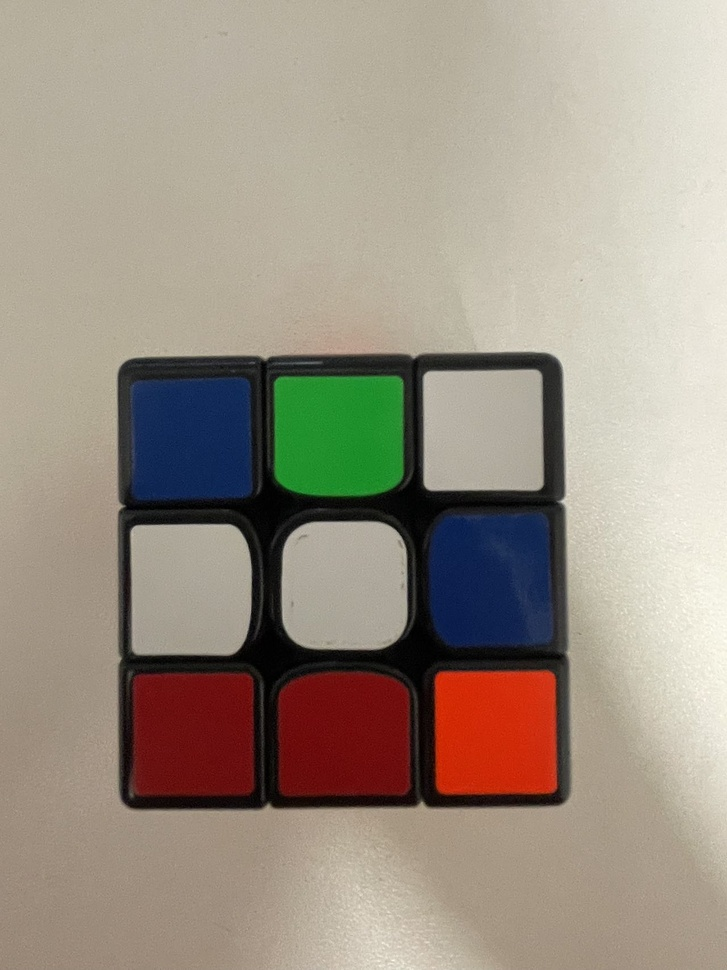
#> input picture 魔方/picture/6.jpg, 727 x 970 px, shrunk from 1280 x 1707 before the run, found by its file name
$ python modify_picture.py
#> lines starting #> are read from the running program, lines starting #| are printed output that depends on the picture; after the words box and inside, x2 and y2 are one past the last pixel; in counts of white or black regions, pixels touching at a corner belong together
import cv2
import numpy as np
import copy


# [5 lines of commented-out code are left out]


def process_picture(image):
    image_ = copy.deepcopy(image)


if __name__ == '__main__':
    image = cv2.imread(f'./picture/6.jpg')
#> image is the input picture: shape (970, 727, 3); mean B, G, R 132.8, 146.6, 157.6

    image = cv2.cvtColor(image, cv2.COLOR_BGR2GRAY)
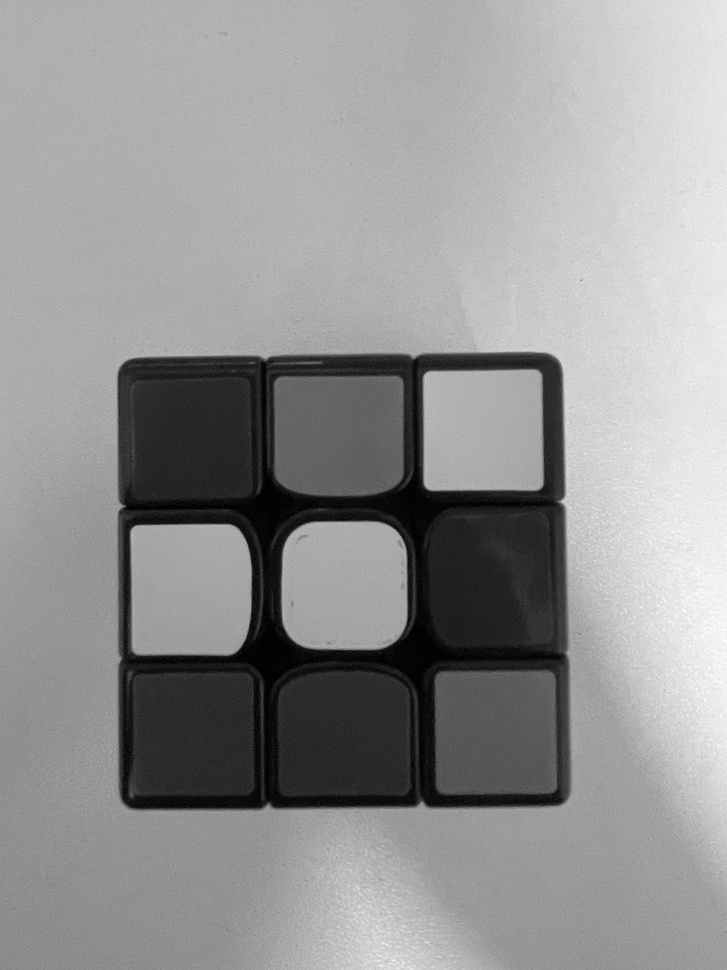
#> image: shape (970, 727); min 0, max 254, mean 148.3
    _, image = cv2.threshold(image, 125, 255, cv2.THRESH_BINARY_INV)
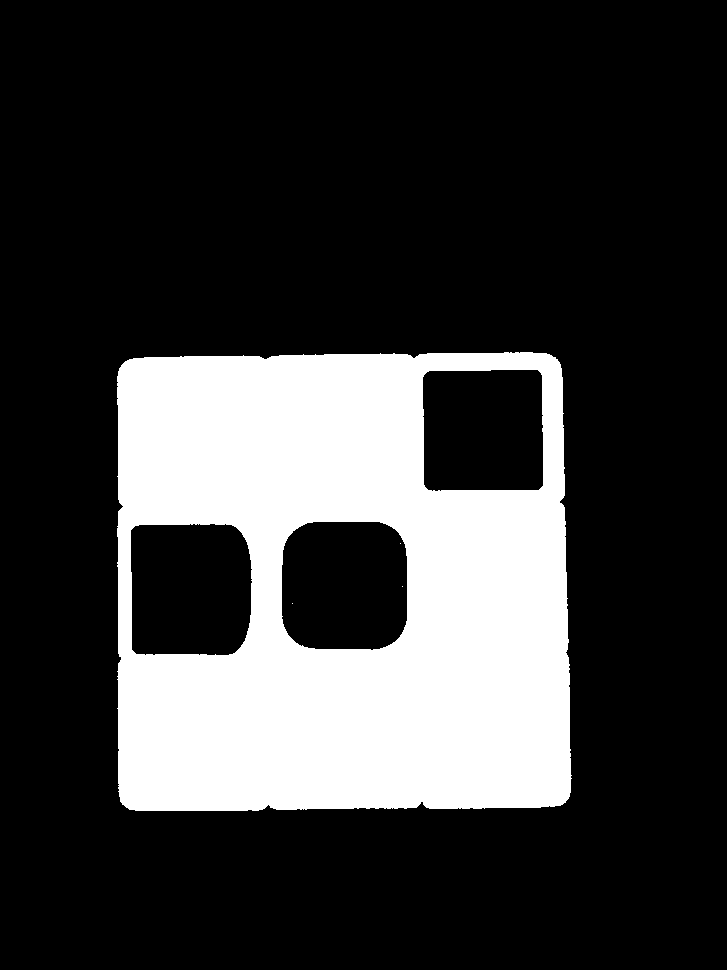
#> image: shape (970, 727); 22.7% white; 4 white regions (3 under 20 px), largest, box (x1, y1, x2, y2) and area: (117, 352, 572, 811) 159731
    process_picture(image)

    image_original = cv2.imread(f'./picture/6.jpg')

    # cv2.imshow('Image_original', image_original)
    # cv2.waitKey(0)
    # cv2.destroyAllWindows()
    print(image)
#> (printed output is left out)
    cv2.imshow('Image', image)
    cv2.waitKey(0)
    cv2.destroyAllWindows()

$ run again, with 魔方/picture/2.jpg copied over 魔方/picture/6.jpg
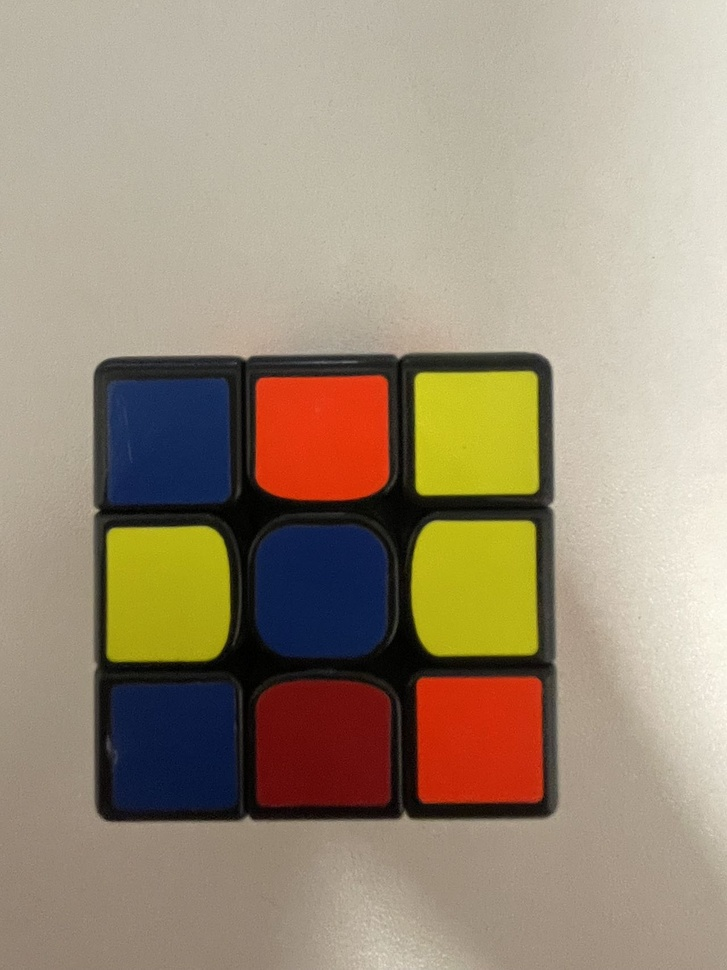
#> input picture 魔方/picture/2.jpg, 727 x 970 px, shrunk from 1280 x 1707 before the run, found by its file name
#> image is the input picture: shape (970, 727, 3); mean B, G, R 121.7, 143.2, 158.5
#> `image = cv2.cvtColor(image, cv2.COLOR_BGR2GRAY)`:
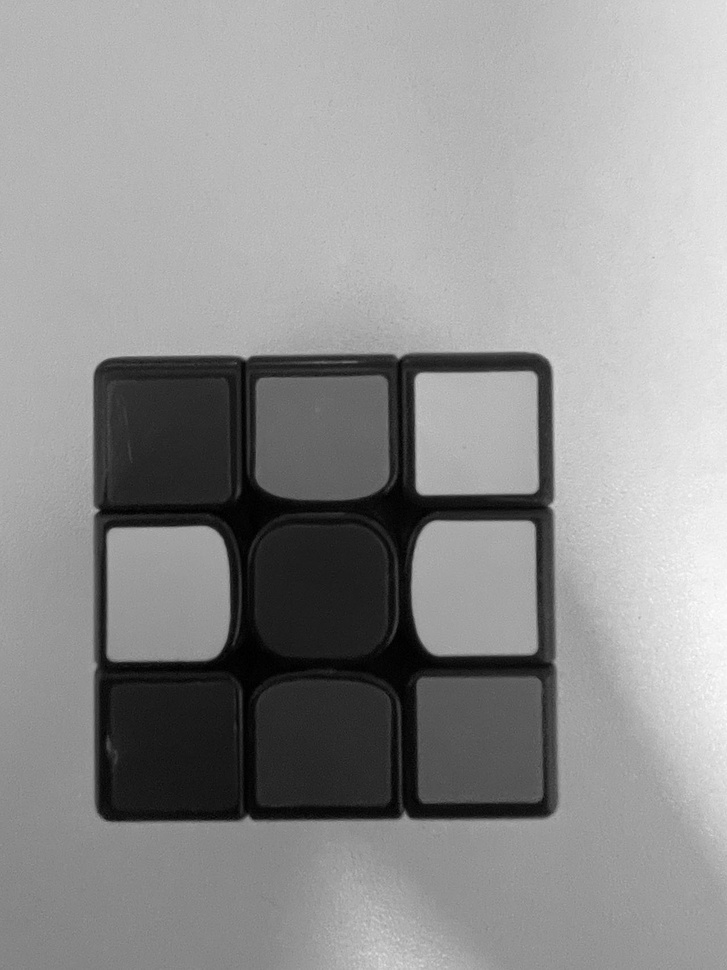
#> image: shape (970, 727); min 0, max 254, mean 145.3
#> `_, image = cv2.threshold(image, 125, 255, cv2.THRESH_BINARY_INV)`:
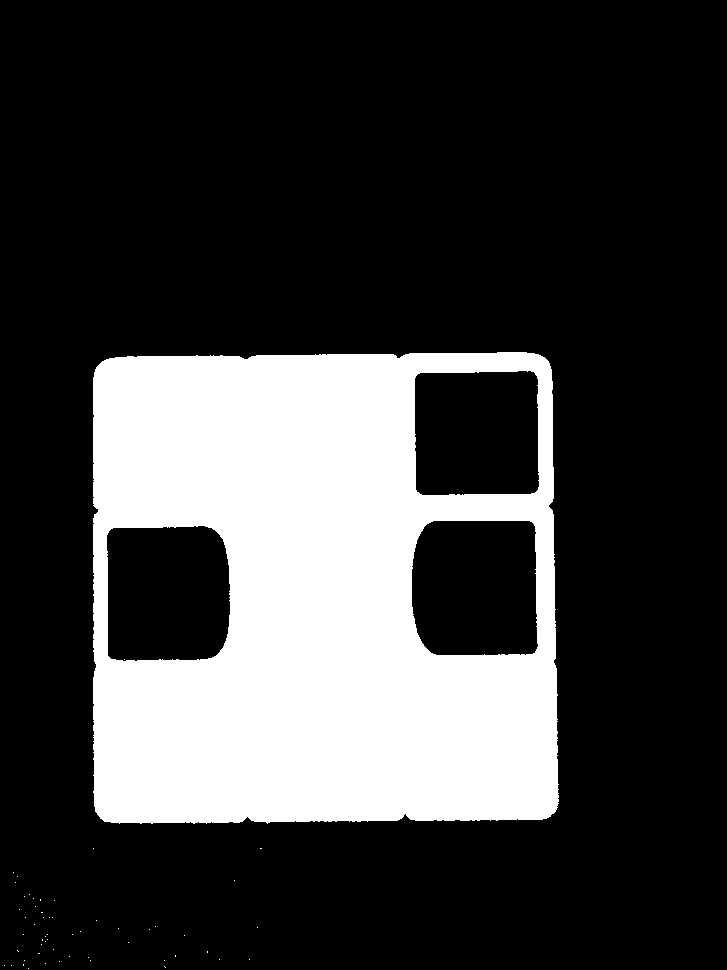
#> image: shape (970, 727); 23.9% white; 56 white regions (55 under 20 px), largest, box (x1, y1, x2, y2) and area: (93, 352, 559, 824) 168754
#> (printed output is left out)
